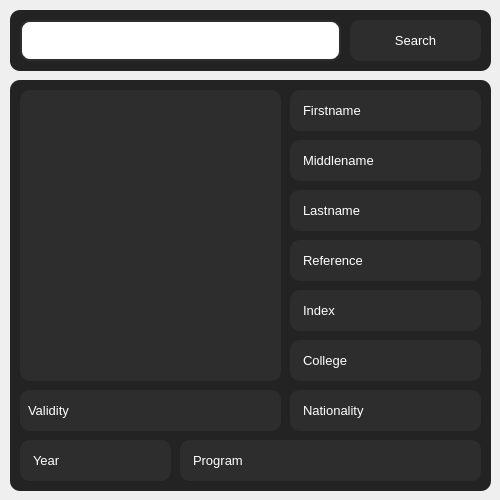
                   <widget class="QFrame" name="top">
                    <property name="minimumSize">
                     <size>
                      <width>0</width>
                      <height>500</height>
                     </size>
                    </property>
                    <property name="maximumSize">
                     <size>
                      <width>500</width>
                      <height>490</height>
                     </size>
                    </property>
                    <property name="frameShape">
                     <enum>QFrame::NoFrame</enum>
                    </property>
                    <property name="frameShadow">
                     <enum>QFrame::Raised</enum>
                    </property>
                    <widget class="QLabel" name="db_validity">
                     <property name="geometry">
                      <rect>
                       <x>20</x>
                       <y>390</y>
                       <width>261</width>
                       <height>41</height>
                      </rect>
                     </property>
                     <property name="font">
                      <font>
                       <family>MS Shell Dlg 2</family>
                       <pointsize>10</pointsize>
                       <weight>50</weight>
                       <bold>false</bold>
                      </font>
                     </property>
                     <property name="styleSheet">
                      <string notr="true">QLabel{
	color: rgb(255, 255, 255);
	background-color: rgb(45, 45, 45);
	border-radius: 10px;
	padding-left:5px;
}</string>
                     </property>
                     <property name="text">
                      <string>Validity</string>
                     </property>
                     <property name="alignment">
                      <set>Qt::AlignLeading|Qt::AlignLeft|Qt::AlignVCenter</set>
                     </property>
                    </widget>
                    <widget class="QLabel" name="db_refrence">
                     <property name="geometry">
                      <rect>
                       <x>290</x>
                       <y>240</y>
                       <width>191</width>
                       <height>41</height>
                      </rect>
                     </property>
                     <property name="font">
                      <font>
                       <family>MS Shell Dlg 2</family>
                       <pointsize>10</pointsize>
                       <weight>50</weight>
                       <bold>false</bold>
                      </font>
                     </property>
                     <property name="styleSheet">
                      <string notr="true">QLabel{
	color: rgb(255, 255, 255);
	background-color: rgb(45, 45, 45);
	border-radius: 10px;
	padding-left:10px;
}</string>
                     </property>
                     <property name="text">
                      <string>Reference</string>
                     </property>
                     <property name="alignment">
                      <set>Qt::AlignLeading|Qt::AlignLeft|Qt::AlignVCenter</set>
                     </property>
                    </widget>
                    <widget class="QLabel" name="db_year">
                     <property name="geometry">
                      <rect>
                       <x>20</x>
                       <y>440</y>
                       <width>151</width>
                       <height>41</height>
                      </rect>
                     </property>
                     <property name="font">
                      <font>
                       <family>MS Shell Dlg 2</family>
                       <pointsize>10</pointsize>
                       <weight>50</weight>
                       <bold>false</bold>
                      </font>
                     </property>
                     <property name="styleSheet">
                      <string notr="true">QLabel{
	color: rgb(255, 255, 255);
	background-color: rgb(45, 45, 45);
	border-radius: 10px;
	padding-left:10px;
}</string>
                     </property>
                     <property name="text">
                      <string>Year</string>
                     </property>
                     <property name="alignment">
                      <set>Qt::AlignLeading|Qt::AlignLeft|Qt::AlignVCenter</set>
                     </property>
                    </widget>
                    <widget class="QLabel" name="db_nationality">
                     <property name="geometry">
                      <rect>
                       <x>290</x>
                       <y>390</y>
                       <width>191</width>
                       <height>41</height>
                      </rect>
                     </property>
                     <property name="font">
                      <font>
                       <family>MS Shell Dlg 2</family>
                       <pointsize>10</pointsize>
                       <weight>50</weight>
                       <bold>false</bold>
                      </font>
                     </property>
                     <property name="styleSheet">
                      <string notr="true">QLabel{
	color: rgb(255, 255, 255);
	background-color: rgb(45, 45, 45);
	border-radius: 10px;
	padding-left:10px;
}</string>
                     </property>
                     <property name="text">
                      <string>Nationality</string>
                     </property>
                     <property name="alignment">
                      <set>Qt::AlignLeading|Qt::AlignLeft|Qt::AlignVCenter</set>
                     </property>
                    </widget>
                    <widget class="QLabel" name="db_image_data">
                     <property name="geometry">
                      <rect>
                       <x>20</x>
                       <y>90</y>
                       <width>261</width>
                       <height>291</height>
                      </rect>
                     </property>
                     <property name="font">
                      <font>
                       <family>Arial</family>
                       <pointsize>14</pointsize>
                       <weight>50</weight>
                       <bold>false</bold>
                      </font>
                     </property>
                     <property name="styleSheet">
                      <string notr="true">QLabel{
	color: rgb(255, 255, 255);
	background-color: rgb(45, 45, 45);
	border-radius: 10px;
}</string>
                     </property>
                     <property name="text">
                      <string/>
                     </property>
                     <property name="pixmap">
                      <pixmap resource="../resource/asset.qrc">:/icons/asset/image.svg</pixmap>
                     </property>
                     <property name="alignment">
                      <set>Qt::AlignCenter</set>
                     </property>
                    </widget>
                    <widget class="QLabel" name="db_lastname">
                     <property name="geometry">
                      <rect>
                       <x>290</x>
                       <y>190</y>
                       <width>191</width>
                       <height>41</height>
                      </rect>
                     </property>
                     <property name="font">
                      <font>
                       <family>MS Shell Dlg 2</family>
                       <pointsize>10</pointsize>
                       <weight>50</weight>
                       <bold>false</bold>
                      </font>
                     </property>
                     <property name="styleSheet">
                      <string notr="true">QLabel{
	color: rgb(255, 255, 255);
	background-color: rgb(45, 45, 45);
	border-radius: 10px;
	padding-left:10px;
}</string>
                     </property>
                     <property name="text">
                      <string>Lastname</string>
                     </property>
                     <property name="alignment">
                      <set>Qt::AlignLeading|Qt::AlignLeft|Qt::AlignVCenter</set>
                     </property>
                    </widget>
                    <widget class="QLabel" name="db_middlename">
                     <property name="geometry">
                      <rect>
                       <x>290</x>
                       <y>140</y>
                       <width>191</width>
                       <height>41</height>
                      </rect>
                     </property>
                     <property name="font">
                      <font>
                       <family>MS Shell Dlg 2</family>
                       <pointsize>10</pointsize>
                       <weight>50</weight>
                       <bold>false</bold>
                      </font>
                     </property>
                     <property name="styleSheet">
                      <string notr="true">QLabel{
	color: rgb(255, 255, 255);
	background-color: rgb(45, 45, 45);
	border-radius: 10px;
	padding-left:10px;
}</string>
                     </property>
                     <property name="text">
                      <string>Middlename</string>
                     </property>
                     <property name="alignment">
                      <set>Qt::AlignLeading|Qt::AlignLeft|Qt::AlignVCenter</set>
                     </property>
                    </widget>
                    <widget class="QLabel" name="db_firstname">
                     <property name="geometry">
                      <rect>
                       <x>290</x>
                       <y>90</y>
                       <width>191</width>
                       <height>41</height>
                      </rect>
                     </property>
                     <property name="font">
                      <font>
                       <family>MS Shell Dlg 2</family>
                       <pointsize>10</pointsize>
                       <weight>50</weight>
                       <bold>false</bold>
                      </font>
                     </property>
                     <property name="styleSheet">
                      <string notr="true">QLabel{
	color: rgb(255, 255, 255);
	background-color: rgb(45, 45, 45);
	border-radius: 10px;
	padding-left:10px;
}</string>
                     </property>
                     <property name="text">
                      <string>Firstname</string>
                     </property>
                     <property name="alignment">
                      <set>Qt::AlignLeading|Qt::AlignLeft|Qt::AlignVCenter</set>
                     </property>
                    </widget>
                    <widget class="QLabel" name="db_index">
                     <property name="geometry">
                      <rect>
                       <x>290</x>
                       <y>290</y>
                       <width>191</width>
                       <height>41</height>
                      </rect>
                     </property>
                     <property name="font">
                      <font>
                       <family>MS Shell Dlg 2</family>
                       <pointsize>10</pointsize>
                       <weight>50</weight>
                       <bold>false</bold>
                      </font>
                     </property>
                     <property name="styleSheet">
                      <string notr="true">QLabel{
	color: rgb(255, 255, 255);
	background-color: rgb(45, 45, 45);
	border-radius: 10px;
	padding-left:10px;
}</string>
                     </property>
                     <property name="text">
                      <string>Index</string>
                     </property>
                     <property name="alignment">
                      <set>Qt::AlignLeading|Qt::AlignLeft|Qt::AlignVCenter</set>
                     </property>
                    </widget>
                    <widget class="QLabel" name="db_programe">
                     <property name="geometry">
                      <rect>
                       <x>180</x>
                       <y>440</y>
                       <width>301</width>
                       <height>41</height>
                      </rect>
                     </property>
                     <property name="font">
                      <font>
                       <family>MS Shell Dlg 2</family>
                       <pointsize>10</pointsize>
                       <weight>50</weight>
                       <bold>false</bold>
                      </font>
                     </property>
                     <property name="styleSheet">
                      <string notr="true">QLabel{
	color: rgb(255, 255, 255);
	background-color: rgb(45, 45, 45);
	border-radius: 10px;
	padding-left:10px;
}</string>
                     </property>
                     <property name="text">
                      <string>Program</string>
                     </property>
                     <property name="alignment">
                      <set>Qt::AlignLeading|Qt::AlignLeft|Qt::AlignVCenter</set>
                     </property>
                    </widget>
                    <widget class="QLabel" name="db_college">
                     <property name="geometry">
                      <rect>
                       <x>290</x>
                       <y>340</y>
                       <width>191</width>
                       <height>41</height>
                      </rect>
                     </property>
                     <property name="font">
                      <font>
                       <family>MS Shell Dlg 2</family>
                       <pointsize>10</pointsize>
                       <weight>50</weight>
                       <bold>false</bold>
                      </font>
                     </property>
                     <property name="styleSheet">
                      <string notr="true">QLabel{
	color: rgb(255, 255, 255);
	background-color: rgb(45, 45, 45);
	border-radius: 10px;
	padding-left:10px;
}</string>
                     </property>
                     <property name="text">
                      <string>College</string>
                     </property>
                     <property name="alignment">
                      <set>Qt::AlignLeading|Qt::AlignLeft|Qt::AlignVCenter</set>
                     </property>
                    </widget>
                    <widget class="QLineEdit" name="search_box">
                     <property name="geometry">
                      <rect>
                       <x>20</x>
                       <y>20</y>
                       <width>321</width>
                       <height>41</height>
                      </rect>
                     </property>
                     <property name="font">
                      <font>
                       <pointsize>10</pointsize>
                      </font>
                     </property>
                     <property name="styleSheet">
                      <string notr="true">QLineEdit{
	color: rgb(255, 255, 255);
	border: 2px solid  rgb(45, 45, 45);
	border-radius:10px;
	padding-left: 10px;
}

QLineEdit:hover{
	border:2px solid rgb(35, 35, 35);
}

QLineEdit:focus{
	border:2px solid rgb(255, 255, 255);
}</string>
                     </property>
                     <property name="placeholderText">
                      <string>Search here?</string>
                     </property>
                     <property name="clearButtonEnabled">
                      <bool>true</bool>
                     </property>
                    </widget>
                    <widget class="QPushButton" name="btn_search_page">
                     <property name="geometry">
                      <rect>
                       <x>350</x>
                       <y>20</y>
                       <width>131</width>
                       <height>41</height>
                      </rect>
                     </property>
                     <property name="font">
                      <font>
                       <pointsize>10</pointsize>
                      </font>
                     </property>
                     <property name="styleSheet">
                      <string notr="true">QPushButton{
	color: rgb(255, 255, 255);
	background-color: rgb(45, 45, 45);
	border:none;
	border-radius: 10px;
}

QPushButton:hover{
	border-radius: 20px;
}

QPushButton:pressed{
	border: 2px solid rgb(255,255,255);	
}</string>
                     </property>
                     <property name="text">
                      <string>Search</string>
                     </property>
                     <property name="icon">
                      <iconset resource="../resource/asset.qrc">
                       <normaloff>:/icons/asset/search.svg</normaloff>:/icons/asset/search.svg</iconset>
                     </property>
                     <property name="iconSize">
                      <size>
                       <width>30</width>
                       <height>30</height>
                      </size>
                     </property>
                     <property name="flat">
                      <bool>true</bool>
                     </property>
                    </widget>
                    <widget class="QLabel" name="label_29">
                     <property name="geometry">
                      <rect>
                       <x>10</x>
                       <y>10</y>
                       <width>481</width>
                       <height>61</height>
                      </rect>
                     </property>
                     <property name="font">
                      <font>
                       <family>Arial</family>
                       <pointsize>11</pointsize>
                       <weight>75</weight>
                       <bold>true</bold>
                      </font>
                     </property>
                     <property name="styleSheet">
                      <string notr="true">QLabel{
	color: rgb(255, 255, 255);
	background-color: rgb(35, 35, 35);
	border-radius: 10px;
	padding-left:10px;
}</string>
                     </property>
                     <property name="text">
                      <string/>
                     </property>
                     <property name="alignment">
                      <set>Qt::AlignLeading|Qt::AlignLeft|Qt::AlignVCenter</set>
                     </property>
                    </widget>
                    <widget class="QLabel" name="image_3">
                     <property name="geometry">
                      <rect>
                       <x>10</x>
                       <y>80</y>
                       <width>481</width>
                       <height>411</height>
                      </rect>
                     </property>
                     <property name="font">
                      <font>
                       <family>Arial</family>
                       <pointsize>14</pointsize>
                       <weight>50</weight>
                       <bold>false</bold>
                      </font>
                     </property>
                     <property name="styleSheet">
                      <string notr="true">QLabel{
	color: rgb(255, 255, 255);
	background-color: rgb(35, 35, 35);
	border-radius: 10px;
}</string>
                     </property>
                     <property name="text">
                      <string/>
                     </property>
                     <property name="alignment">
                      <set>Qt::AlignCenter</set>
                     </property>
                    </widget>
                    <zorder>image_3</zorder>
                    <zorder>label_29</zorder>
                    <zorder>db_validity</zorder>
                    <zorder>db_refrence</zorder>
                    <zorder>db_year</zorder>
                    <zorder>db_nationality</zorder>
                    <zorder>db_image_data</zorder>
                    <zorder>db_lastname</zorder>
                    <zorder>db_middlename</zorder>
                    <zorder>db_firstname</zorder>
                    <zorder>db_index</zorder>
                    <zorder>db_programe</zorder>
                    <zorder>db_college</zorder>
                    <zorder>search_box</zorder>
                    <zorder>btn_search_page</zorder>
                   </widget>
